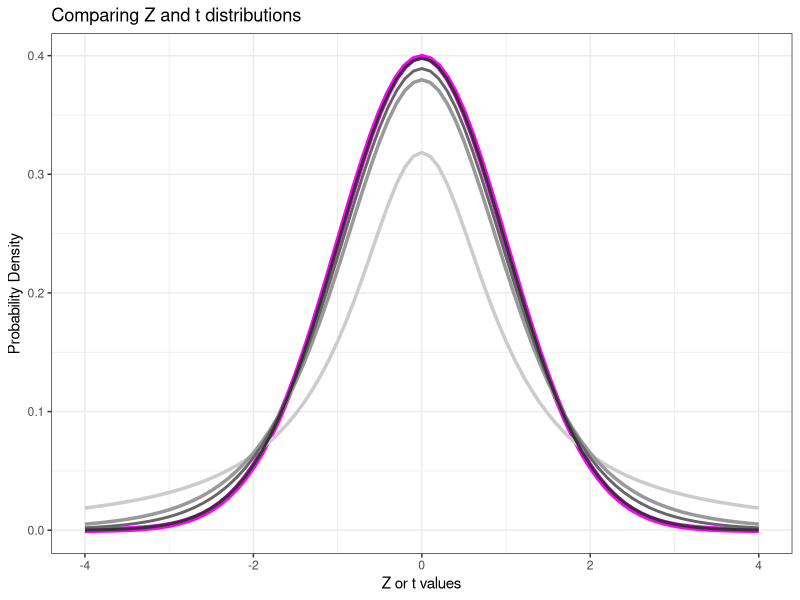
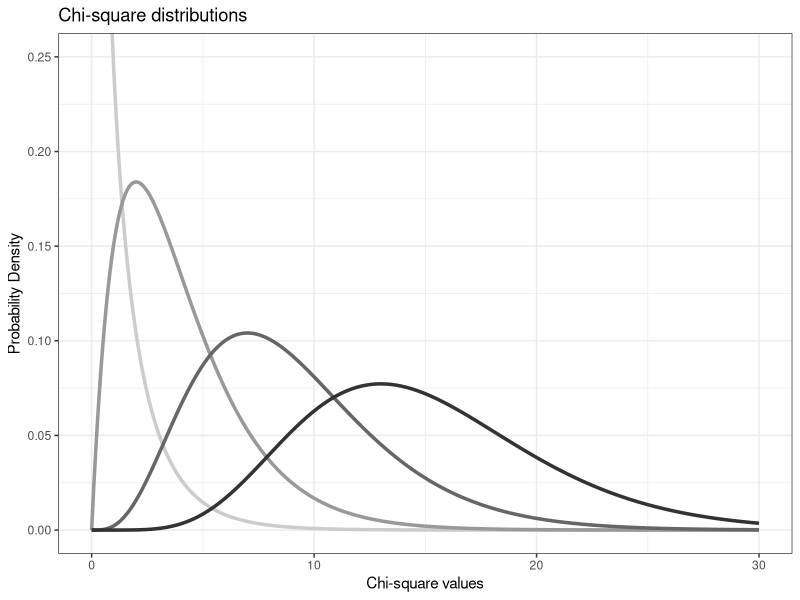
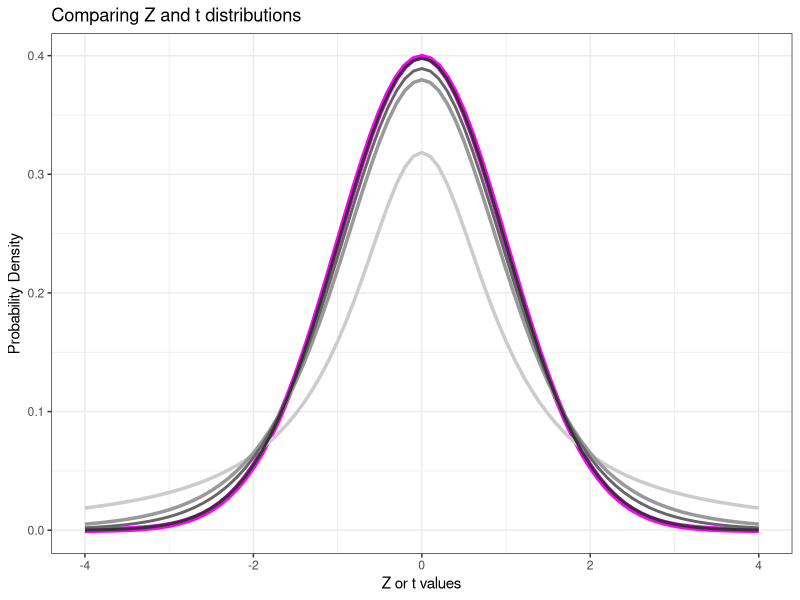
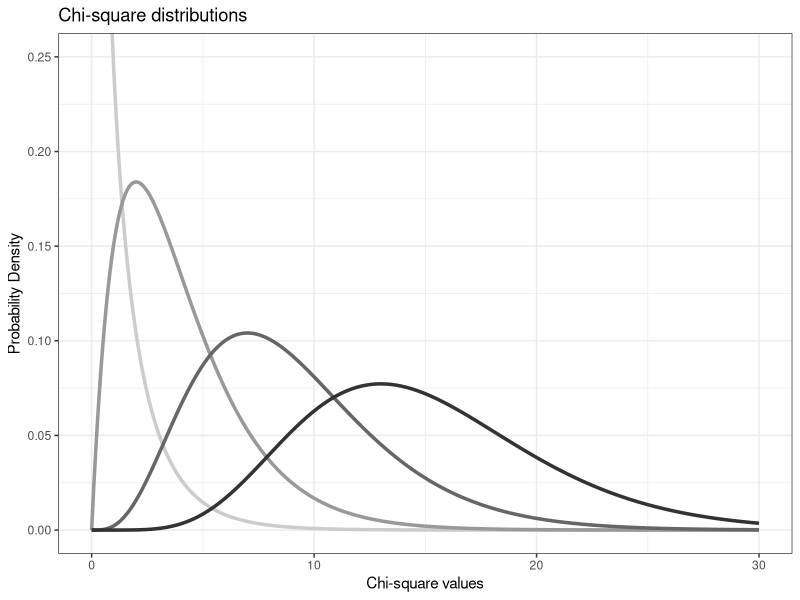

Here is the R script that generated these plots, in order:
## ---- chunk 1
knitr::opts_chunk$set(echo = TRUE)

# R-markdown/Knitr alternative to setwd()
# MUST be run in this first chunk called "setup"
knitr::opts_knit$set(root.dir = "~/teaching/ALY6010.81229/slides-and-in-class-materials") # TODO change to your project directory

# suppress scientific notation
options(scipen = 99)

# suppress loading strings as factors
options(stringsAsFactors = FALSE)
## ---- chunk 2
library(ggplot2)
library(tidyr)
## ---- chunk 3
RESULTS = "results/week2_examples/"
dir.create(RESULTS)
## ---- chunk 4
# hat-tip to J.R. for their answer on Stackoverflow: https://stackoverflow.com/questions/27898931/how-to-shade-a-graph-using-curve-in-r
colorArea <- function(from, to, density, ..., col="blue", dens=NULL){
    y_seq <- seq(from, to, length.out=500)
    d <- c(0, density(y_seq, ...), 0)
    polygon(c(from, y_seq, to), d, col=col, density=dens)
}

## ---- chunk 5

## ---- chunk 6
# building the data
x <- seq(-4, 4, by = 0.1)
z_dist <- dnorm(x)
t_df1_dist <- dt(x, df=1)
t_df5_dist <- dt(x, df=5)
t_df10_dist <- dt(x, df=10)
t_df100_dist <- dt(x, df=100)

dists <- data.frame(cbind(x, z_dist, t_df1_dist, t_df5_dist, t_df10_dist, t_df100_dist))

(ggplot(dists)
  + aes(x = x)
  + geom_line(aes(y = z_dist), col="magenta", size=2)
  + geom_line(aes(y = t_df1_dist), col="grey80", size=1.2)
  + geom_line(aes(y = t_df5_dist), col="grey60", size=1.2)
  + geom_line(aes(y = t_df10_dist), col="grey40", size=1)
  + geom_line(aes(y = t_df100_dist), col="grey20", size=1)
  + theme_bw()
  + ggtitle("Comparing Z and t distributions")
  + scale_x_continuous("Z or t values")
  + scale_y_continuous("Probability Density")
)

ggsave(filename = paste0(RESULTS,"DensityCurves_zt.png"))
## ---- chunk 7
# building the data
x <- seq(0, 30, by = 0.1)
chi_df1_dist <- dchisq(x, df=1)
chi_df4_dist <- dchisq(x, df=4)
chi_df9_dist <- dchisq(x, df=9)
chi_df15_dist <- dchisq(x, df=15)

dists <- data.frame(cbind(x, chi_df1_dist, chi_df4_dist, chi_df9_dist, chi_df15_dist))

(ggplot(dists)
  + aes(x = x)
  + geom_line(aes(y = chi_df1_dist), col="grey80", size=1.2)
  + geom_line(aes(y = chi_df4_dist), col="grey60", size=1.2)
  + geom_line(aes(y = chi_df9_dist), col="grey40", size=1.2)
  + geom_line(aes(y = chi_df15_dist), col="grey20", size=1.2)
  + theme_bw()
  + ggtitle("Chi-square distributions")
  + scale_x_continuous("Chi-square values")
  + scale_y_continuous("Probability Density")
  + coord_cartesian(ylim=c(0,0.25))
)

ggsave(filename = paste0(RESULTS,"DensityCurves_zchisq.png"))
## ---- chunk 8
# example 7-1
# days to sell an Aveo (with 95% confidence interval) given random sample of 50 cars took a mean time of 54 days to sell and population standard deviation is 6.0 days
confidenceLevel <- 0.95
n <- 50
xbar <- 54
sigma <- 6.0

alpha <- 1 - confidenceLevel

# why mean = 0 and sd = 1?
critVal <- qnorm(p = alpha/2, mean = 0, sd = 1, lower.tail = FALSE)
print(round(critVal, 2))

confidenceInterval_lo <- xbar - critVal * (sigma / sqrt(n))
confidenceInterval_hi <- xbar + critVal * (sigma / sqrt(n))
print(paste0("Confidence Interval: ", round(confidenceInterval_lo, 1),
            " < mu < ", round(confidenceInterval_hi, 1)))
## ---- chunk 9
# example 7-4
# Sample size needed if 
#  - E (Margin of Error) is +/- 2 cars per day
#  - Degree of Confidence (or Confidence Level) is 99%
#  - Standard Dev (from previous study using as population std dev) is 4.2

confidenceLevel <- 0.99
alpha <- 1 - confidenceLevel
E <- 2
sigma <- 4.2
critVal <- qnorm(p = alpha/2, lower.tail = FALSE)

n <- (critVal*sigma / E)^2

# why did we use ceiling() instead of round()?
print(paste0("Researcher needs ", ceiling(n), " days of data"))

## ---- chunk 10
# example 7-9
# 90% confidence interval of true proportion of students who paid education with student loans
#  - 1404 surveyed
#  -  of those, 323 paid for education with student loans

n <- 1404
phat <- 323 / n
qhat <- 1 - phat

confidenceLevel <- 0.90
alpha <- 1 - confidenceLevel
critVal <- qnorm(p = alpha/2, lower.tail = FALSE)

confidenceInterval_lo <- phat - critVal * sqrt(phat * qhat / n)
confidenceInterval_hi <- phat + critVal * sqrt(phat * qhat / n)

print(paste0("Confidence Interval: ", round(confidenceInterval_lo * 100, 1),
            "% < p < ", round(confidenceInterval_hi * 100, 1), "%"))
## ---- chunk 11
# example 7-7
# 99% CI for mean home fires started by candles each year
# GIVEN data below - a random sample of number of home fires started by candles for the past several years

x <- c(5460,5900,6090,6310,7160,8440,9930)

confidenceLevel <- 0.99
n <- length(x)
xbar <- mean(x)
s <- sd(x)

alpha <- 1 - confidenceLevel

critVal <- qt(p = alpha/2, df = n-1, lower.tail = FALSE)

confidenceInterval_lo <- xbar - critVal * (s / sqrt(n))
confidenceInterval_hi <- xbar + critVal * (s / sqrt(n))
print(paste0("Confidence Interval: ", round(confidenceInterval_lo, 1),
            " < mu < ", round(confidenceInterval_hi, 1)))
## ---- chunk 12
# example 7-13
# find left & right critical values if confidence interval is 90% and sample size is 25
confidenceLevel <- 0.9
n <- 25

alpha <- 1 - confidenceLevel

critVal_right <- qchisq(p = alpha/2,
                       df = n-1,
                       lower.tail = FALSE)

critVal_left <- qchisq(p = alpha/2,
                       df = n-1,
                       lower.tail = TRUE)

results <- data.frame("Critical Value(left)" = round(critVal_left, 3),
                      "Critical Value(right)" = round(critVal_right, 3))
print(results)

## ---- chunk 13
# example 7-14
# 95% CI of variance for age
#  - assume age variable is normally distributed (WHY is this important?)
#  - given study of 30 women (presumably with osteoporosis) finding a std dev of 5.2 years

confidenceLevel <- 0.95
n <- 30

alpha <- 1 - confidenceLevel

s <- 5.2
s2 <- s^2 # sample variance

critVal_right <- qchisq(p = alpha/2,
                       df = n-1,
                       lower.tail = FALSE)

critVal_left <- qchisq(p = alpha/2,
                       df = n-1,
                       lower.tail = TRUE)

confidenceInterval_lo <- ((n - 1)*s^2) / critVal_right
confidenceInterval_hi <- ((n - 1)*s^2) / critVal_left

print(paste0("Confidence Interval: ", round(confidenceInterval_lo, 1),
            " < sigma-squared < ", round(confidenceInterval_hi, 1)))

print(paste0("Confidence Interval: ", round(sqrt(confidenceInterval_lo), 1),
            " < sigma < ", round(sqrt(confidenceInterval_hi), 1)))
